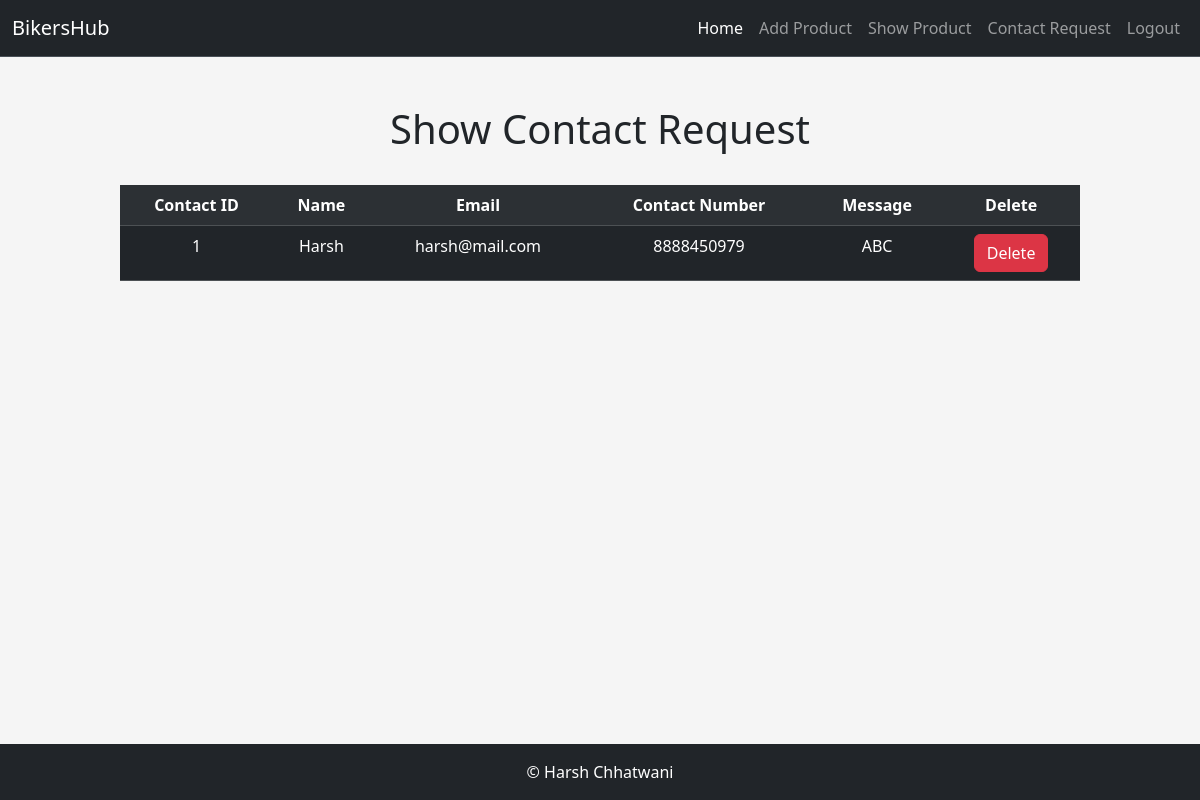
Page /show_contacts/ on the committed database.
### shop/models.py (models this page shows, shortened)
class Contact(models.Model):
    contact_name = models.CharField(max_length=100)
    contact_email = models.EmailField()
    contact_phone = models.IntegerField()
    contact_message = models.TextField()
    created_at = models.DateTimeField(auto_now_add=True)

### shop/views.py (the view)
# urls.py: path('show_contacts/', views.show_contacts, name='show_contacts'),
def show_contacts(request):
    template_name = 'admin_panel/show_contact.html'
    contact_obj = Contact.objects.all()
    context = {"contact_obj": contact_obj}
    return render(request, template_name, context)

### templates/admin_panel/show_contact.html (shortened to what this page needs)
{% extends "admin_panel/admin_base.html" %}
{% block content %}
    <h1 style="text-align : center;" class="mt-5">Show Contact Request</h1>
    <br>
    <table class="table table-dark table-hover table-responsive table-striped" style="text-align:center; width:80%; margin-left:auto; margin-right:auto;">
        <tr>
            <th>Contact ID</th>
            <th>Name</th>
            <th>Email</th>
            <th>Contact Number</th>
            <th>Message</th>
            <th>Delete</th>
        </tr>
        {% for contact in contact_obj %}
            <tr>
                <td>{{contact.id}}</td>
                <td>{{contact.contact_name}}</td>
                <td>{{contact.contact_email}}</td>
                <td>{{contact.contact_phone}}</td>
                <td>{{contact.contact_message}}</td>
                <td><a href="/delete_contact/{{contact.id}}"><button class="btn btn-danger">Delete</button></a></td>
            </tr>
        {% endfor %}
    </table>
    <br>
{% endblock %}

### templates/admin_panel/admin_base.html (style rules this page uses)
html, body { height: 100%; }
body { display: flex; flex-direction: column; background-color: #f5f5f5; }

### rows in the picture
Contact: id "1", contact_name "Harsh", contact_email "harsh@mail.com", contact_phone "8888450979", contact_message "ABC"
